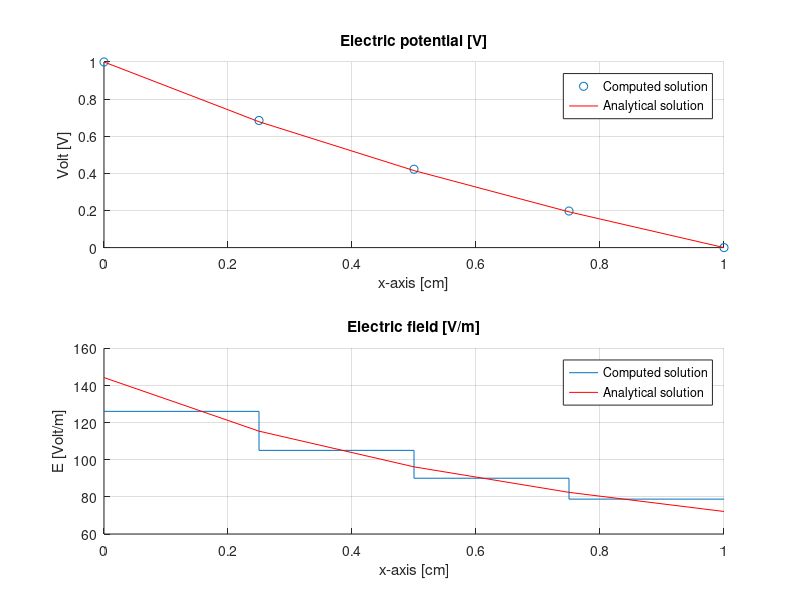

The MATLAB source for this figure:
%% TestCase 1 - ELECTROSTATIC
clear all;
close all;
clc;

%% PRE-PROCESSING
% Total size [cm]
L = 1;
% Number of elements
Ne = 4;
% Vacuum permeability [F/m]
e_0 = 8.86e-12;
% Density charge
ro = 0;
% Scattering parameter
q = 0;

% Size of elements
le = L/Ne;
% Number of nodes
Nn = Ne+1;

% Dirichlet boundary conditions parameters
% Dirichlte nodes
dir_node = [1 Nn];
% Potential values for each node
dir_v = [1 0];

% Mixed boundary conditions !! ATTENTION --> with sign of alpha and beta
% give the flux direction (in computation all node are summed)

% Mixed nodes
M_node = [];
% Alpha values for each node
alpha = [];
% Beta values for each node
beta = [];

%% PROCESSING
% Connectivity matrix
conn = [(1:Nn-1)' (2:Nn)'];

% Global assembly matrix
A = sparse(Nn,Nn); B = sparse(Nn,1);
for el = 1:Ne
    % Omogeneus medium
    epsilon = e_0;
    % Inomogeneus medium
    epsilon = e_0*(1+el*L^2/Ne);
    A_e = (epsilon/L) .* sparse([1,1,2,2],[1,2,1,2],[1,-1,-1,1]) + (q*L/6) * sparse([1,1,2,2],[1,2,1,2],[2,+1,+1,2]);
    B_e = (0.5*ro*L) .* ones(Nn,1);
    for k = 1:size(conn,2)
        kg = conn(el,k);
        for h = 1:size(conn,2)
            hg = conn(el,h);
            A(kg,hg) = A(kg,hg) + A_e(k,h);
        end
        B(kg) = B(kg) + B_e(k);
    end
end

% Dirichlet condition
for ii = 1:length(dir_node)
    node = dir_node(ii);
    B = B - A(:,node) * dir_v(ii);
end
A(:, dir_node) = [];
A(dir_node, :) = [];
B(dir_node) = [];

% Mixed condition
for ii = 1:length(M_node)
    node = M_node(ii);
    A(node,node) = A(node,node) + alpha(ii);
    B(node,1) = B(node,1) + beta(ii);
end

% Solution vector
u = A\B;

% Add Dirichlet condition to the solution
u = cat(1, dir_v(1), u);
u = cat(1, u, dir_v(2));

% Compute electric field
E = -diff(u) / (le/100);

%% POST-PROCESSING
% Analytical solution
ll = linspace(0, L, Nn);
u_analytical = dir_v(1) + ((dir_v(2)-dir_v(1))/log(2)).*log(1+ll);
E_analytical = ((dir_v(1)-dir_v(2))/log(2)) .* (1./(ll+L))*100;

% Computed and analytical solution comparison plot
figure('Name', 'Computed and analytical solution comparison');
subplot(2,1,1);
title('Electric potential [V]');
hold on;
plot(0:le:L, u, 'o', 'DisplayName', 'Computed solution');
plot(0:le:L, u_analytical, 'r', 'DisplayName', 'Analytical solution');
hold off;
xlabel('x-axis [cm]');
ylabel('Volt [V]');
legend;
grid on;

subplot(2,1,2);
title('Electric field [V/m]');
hold on;
stairs(0:le:L, [E; E(end)], 'DisplayName', 'Computed solution');
plot(0:le:L, E_analytical, 'r', 'DisplayName', 'Analytical solution');
hold off;
xlabel('x-axis [cm]');
ylabel('E [Volt/m]');
legend;
grid on;